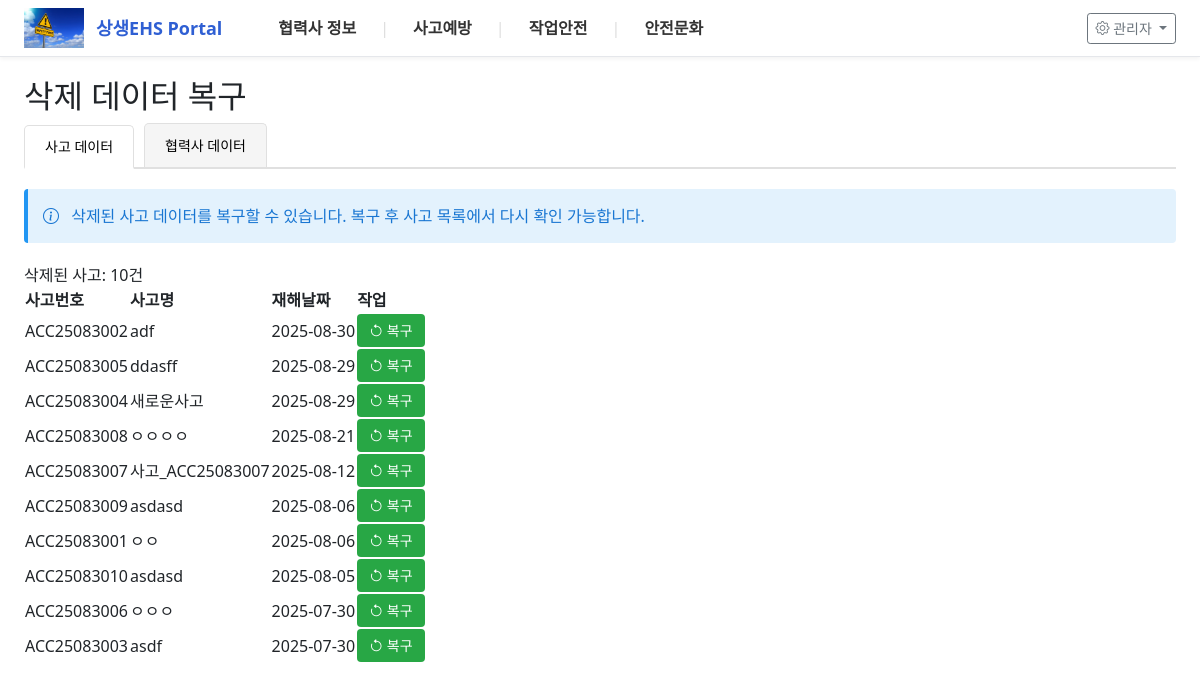
Page /data-recovery on the committed database.
### tables this page shows
CREATE TABLE accidents_cache (
        id INTEGER PRIMARY KEY AUTOINCREMENT,
        accident_number TEXT,
        accident_name TEXT,
        accident_time TEXT,
        workplace TEXT,
        accident_grade TEXT,
        major_category TEXT,
        injury_form TEXT,
        injury_type TEXT,
        accident_date TEXT,
        day_of_week TEXT,
        report_date TEXT,
        building TEXT,
        floor TEXT,
        location_category TEXT,
        location_detail TEXT,
        is_deleted INTEGER DEFAULT 0,
        synced_at DATETIME DEFAULT CURRENT_TIMESTAMP
    , custom_data TEXT DEFAULT '{}', accident_datetime TEXT, accident_type TEXT, responsible_company1 TEXT, responsible_company1_no TEXT, responsible_company2 TEXT, responsible_company2_no TEXT);

### app.py (the view)
@app.route("/data-recovery")
def data_recovery():
    conn = get_db_connection()
    conn.row_factory = sqlite3.Row
    deleted_accidents_rows = conn.execute("""
        SELECT * FROM accidents_cache
        WHERE is_deleted = 1
        ORDER BY accident_date DESC, accident_number DESC
    """).fetchall()
    deleted_accidents = [dict(row) for row in deleted_accidents_rows]
    deleted_partners_rows = conn.execute("""
        SELECT * FROM partners_cache
        WHERE is_deleted = 1
        ORDER BY company_name
    """).fetchall()
    deleted_partners = [dict(row) for row in deleted_partners_rows]
    conn.close()
    return render_template('data-recovery.html',
                         deleted_accidents=deleted_accidents,
                         deleted_partners=deleted_partners,
                         menu=MENU_CONFIG,
                         active_slug='data-recovery')

### app.py (called while the page is built)
def get_db_connection(timeout=10.0):
    conn = sqlite3.connect(db_config.local_db_path, timeout=timeout)
    cursor = conn.cursor()
    cursor.execute("PRAGMA journal_mode=WAL")
    cursor.execute("PRAGMA busy_timeout=5000")
    cursor.execute("PRAGMA synchronous=NORMAL")
    return conn

@app.after_request
def add_header(response):
    response.headers['Cache-Control'] = 'no-cache, no-store, must-revalidate'
    response.headers['Pragma'] = 'no-cache'
    response.headers['Expires'] = '0'
    return response

### templates/data-recovery.html (shortened to what this page needs)
{% extends "base.html" %}
{% block content %}
<div class="page-header">
    <h2 class="page-title">삭제 데이터 복구</h2>
</div>
<div class="tab-menu">
    <button class="tab-button active" onclick="switchTab('accident')">사고 데이터</button>
    <button class="tab-button" onclick="switchTab('partner')">협력사 데이터</button>
</div>
<div id="accident-tab" class="tab-content active">
    <div class="info-message">
        <i class="bi bi-info-circle"></i>
        삭제된 사고 데이터를 복구할 수 있습니다. 복구 후 사고 목록에서 다시 확인 가능합니다.
    </div>
    <div class="table-section">
        <div class="table-header">
            <div class="left-controls">
                <span class="total-count">삭제된 사고: {{ deleted_accidents|length }}건</span>
            </div>
        </div>
        <div class="table-wrapper">
            <table class="data-table">
                <thead>
                    <tr>
                        <th>사고번호</th>
                        <th>사고명</th>
                        <th>재해날짜</th>
                        <th>작업</th>
                    </tr>
                </thead>
                <tbody>
                    {% for accident in deleted_accidents %}
                    <tr>
                        <td>{{ accident.accident_number }}</td>
                        <td>{{ accident.accident_name or '-' }}</td>
                        <td>{{ accident.accident_date or '-' }}</td>
                        <td>
                            <button class="btn btn-sm btn-success" onclick="restoreAccident('{{ accident.id }}')">
                                <i class="bi bi-arrow-counterclockwise"></i> 복구
                            </button>
                        </td>
                    </tr>
                    {% else %}
                    <tr>
                        <td colspan="4" class="no-data">삭제된 사고 데이터가 없습니다.</td>
                    </tr>
                    {% endfor %}
                </tbody>
            </table>
        </div>
    </div>
</div>
{% endblock %}

### templates/base.html (style rules this page uses)
html, body { overflow-x: hidden; width: 100%; max-width: 100vw; }

### templates/data-recovery.html (style rules this page uses)
.tab-menu { display: flex; gap: 10px; margin-bottom: 20px; border-bottom: 2px solid #e0e0e0; }
.tab-button { padding: 10px 20px; background: #f5f5f5; border: 1px solid #e0e0e0; border-bottom: none; border-radius: 5px 5px 0 0; cursor: pointer; font-size: 14px; transition: all 0.3s; }
.tab-button.active { background: #fff; font-weight: 500; position: relative; bottom: -2px; border-bottom: 2px solid #fff; }
.tab-content { display: none; }
.tab-content.active { display: block; }
.info-message { background: #e3f2fd; border-left: 4px solid #2196f3; padding: 15px; margin-bottom: 20px; border-radius: 4px; color: #1976d2; }
.info-message i { margin-right: 8px; }
.btn-success { background: #28a745; color: white; border: none; padding: 6px 12px; border-radius: 4px; cursor: pointer; }

### rows in the picture
accidents_cache: accident_number "ACC25083002", accident_name "adf", accident_date "2025-08-30"
accidents_cache: accident_number "ACC25083005", accident_name "ddasff", accident_date "2025-08-29"
accidents_cache: accident_number "ACC25083004", accident_name "새로운사고", accident_date "2025-08-29"
accidents_cache: accident_number "ACC25083008", accident_name "ㅇㅇㅇㅇ", accident_date "2025-08-21"
accidents_cache: accident_number "ACC25083007", accident_name "사고_ACC25083007", accident_date "2025-08-12"
accidents_cache: accident_number "ACC25083009", accident_name "asdasd", accident_date "2025-08-06"
accidents_cache: accident_number "ACC25083001", accident_name "ㅇㅇ", accident_date "2025-08-06"
accidents_cache: accident_number "ACC25083010", accident_name "asdasd", accident_date "2025-08-05"
accidents_cache: accident_number "ACC25083006", accident_name "ㅇㅇㅇ", accident_date "2025-07-30"
accidents_cache: accident_number "ACC25083003", accident_name "asdf", accident_date "2025-07-30"

### other values in the picture
{{ m.title }} "협력사 정보" "사고예방" "작업안전" "안전문화"
{{ deleted_accidents|length }} "10"
